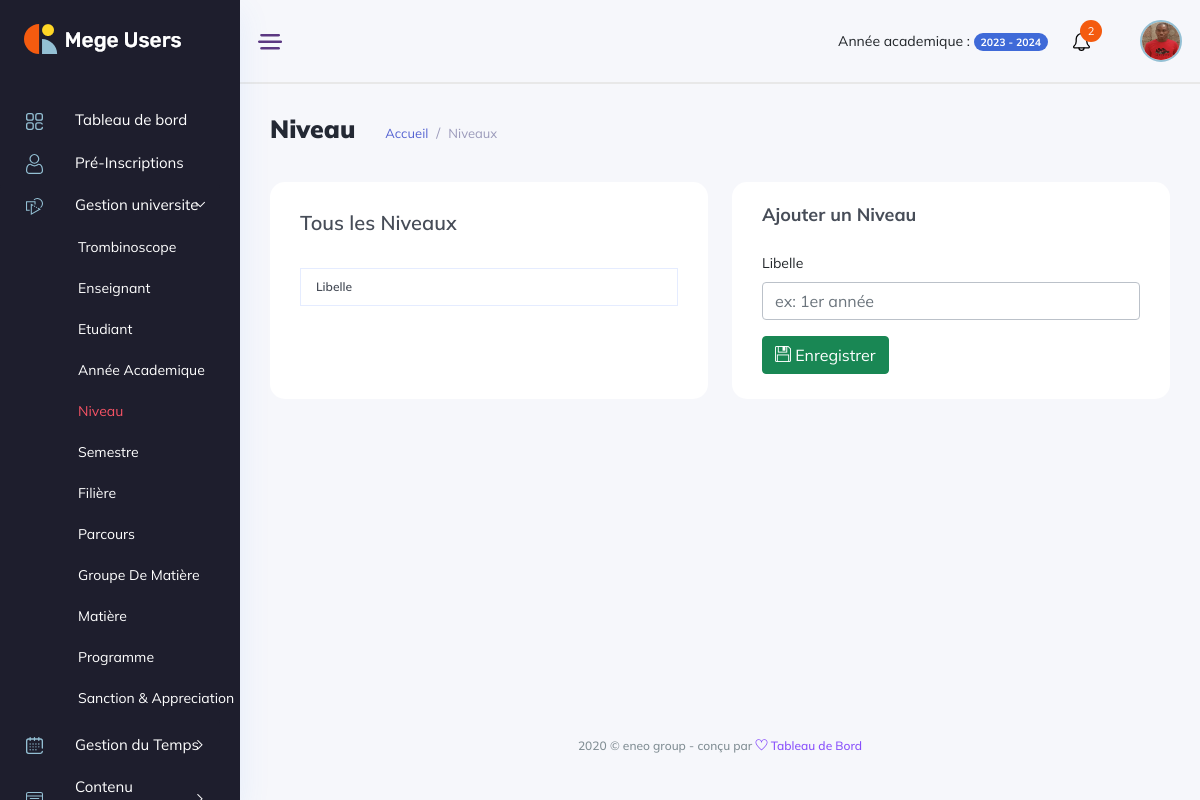
Page /gestion_universite/niveaux/ (signed in) on the earlier database version.
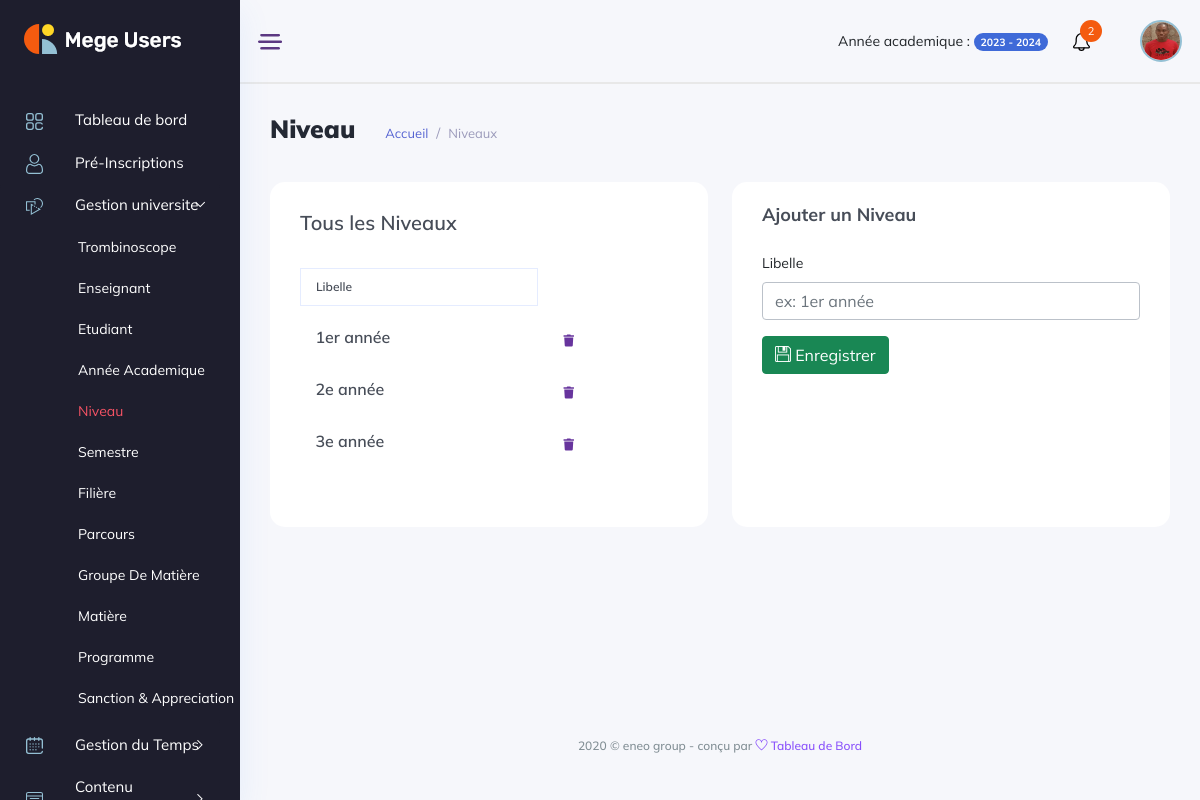
Same page on the later database version.
### backend/models/gestion_ecole.py (models this page shows, shortened)
class Level(models.Model):
    label = models.CharField(max_length=50)
    school = models.ForeignKey(Etablishment, on_delete=models.CASCADE, null=True)
    created_at = models.DateTimeField(auto_now_add=True)
    updated_at = models.DateTimeField(auto_now=True)

### manager_dashboard/views/gestion_universite_view.py (the view, shortened to what this page needs)
class LevelView(View):
    template = "manager_dashboard/gestion_universite/niveaux.html"
    def dispatch(self,request, *args, **kwargs):
        if not request.user.is_authenticated:
            return redirect('backend:login')
        if request.user.is_manager or request.user.is_admin:
            return super().dispatch(request, *args, **kwargs)
        return redirect('backend:logout')
    def get(self, request, *args, **kwargs):
        form = LevelForm()
        context = {'levels':Level.objects.filter(school=request.user.school), 'form':form}
        return render(request, template_name=self.template, context=context)

### backend/forms/gestion_ecole_forms.py
class LevelForm(forms.ModelForm):
    class Meta:
        model = Level
        fields = ['label', 'school']
        widgets = {
            'label' : forms.TextInput(
                attrs={
                    'id': 'label',
                    'class': 'form-control',
                    'name': 'label',
                    'maxLength':'50',
                    'placeholder': 'ex: 1er année',
                    'required': True
                }
            ),
        }

### manager_dashboard/templates/manager_dashboard/gestion_universite/niveaux.html (shortened to what this page needs)
{% extends '../base.html' %}
{% load static %}
{% block content %}
<div class="main_content_iner overly_inner ">
    <div class="container-fluid p-0 ">
        <div class="row">
            <div class="col-12">
                <div class="page_title_box d-flex flex-wrap align-items-center justify-content-between">
                    <div class="page_title_left d-flex align-items-center">
                        <h3 class="f_s_25 f_w_700 dark_text mr_30">Niveau</h3>
                        <ol class="breadcrumb page_bradcam mb-0">
                            <li class="breadcrumb-item"><a class='text-primary' href='{% url "manager_dashboard:index" %}'>Accueil</a></li>
                            <li class="breadcrumb-item"><a href="">Niveaux</a></li>
                        </ol>
                    </div>
                </div>
            </div>
        </div>
        <div class="row">
            <div class="col-lg-6">
                <div class="white_card card_height_100 mb_30 pt-4">
                    <div class="white_card_body">
                        <div class="QA_section">
                            <div class="white_box_tittle list_header">
                                <h4>Tous les Niveaux </h4>
                            </div>
                            <div class="QA_table mb_30">
                                <table class="table lms_table_active ">
                                    <thead>
                                        <tr>
                                            <th scope="col">Libelle</th>
                                        </tr>
                                    </thead>
                                    <tbody id="elementList">
                                        {% for level in levels %}
                                            <tr data-id="{{ level.id }}">
                                                <td> <h6> {{ level.label }} <h6></td>
                                                <td>
                                                    <div class="action_btns d-flex">
                                                        <a href="#" onclick='deleteLevel({{ level.id }})' class="action_btn"> <i class="fas fa-trash"></i> </a>
                                                    </div>
                                                </td>
                                            </tr>
                                        {% endfor %}
                                    </tbody>
                                </table>
                            </div>
                        </div>
                    </div>
                </div>
            </div>
            <div class="col-6">
                <div class="white_card card_height_100 mb_30">
                    <div class="white_card_header">
                        <div class="box_header m-0">
                            <div class="main-title">
                                <h3 class="m-0">Ajouter un Niveau</h3>
                            </div>
                        </div>
                    </div>
                    <div class="white_card_body">
                        <form method='post'>
                            <div class="mb-3">
                                <label class="form-label" for="libelle">Libelle</label>
                                {{ form.label }}
                            </div>
                            <button type="submit" class="btn btn-success"> <i class="ti-save"></i> Enregistrer</button>
                        </form>
                    </div>
                </div>
            </div>
        </div>
    </div>
</div>
{% endblock content %}

Differences in the rows shown:
added Level: label "1er année"
added Level: label "2e année"
added Level: label "3e année"
